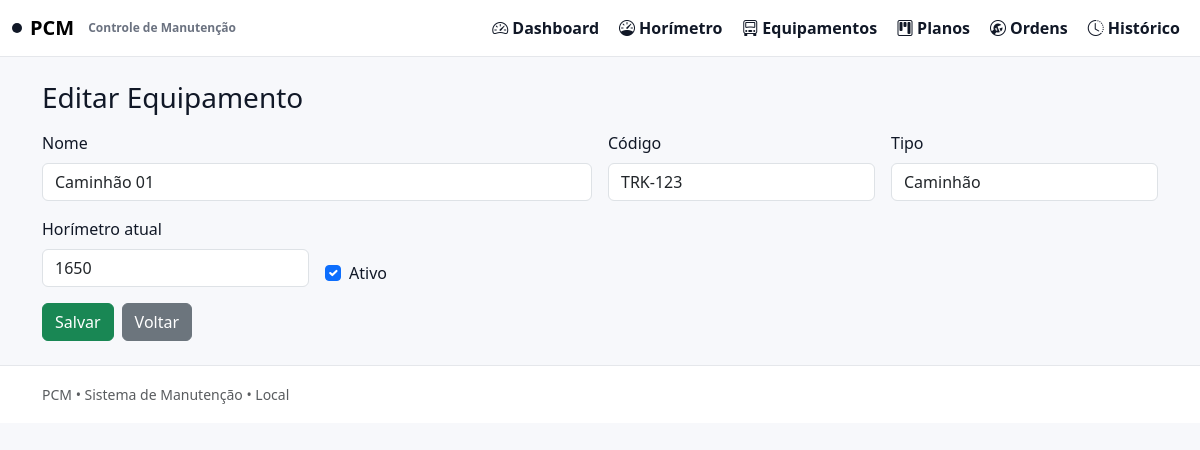
/equipamentos/1/editar, run on an earlier commit of the app's database.
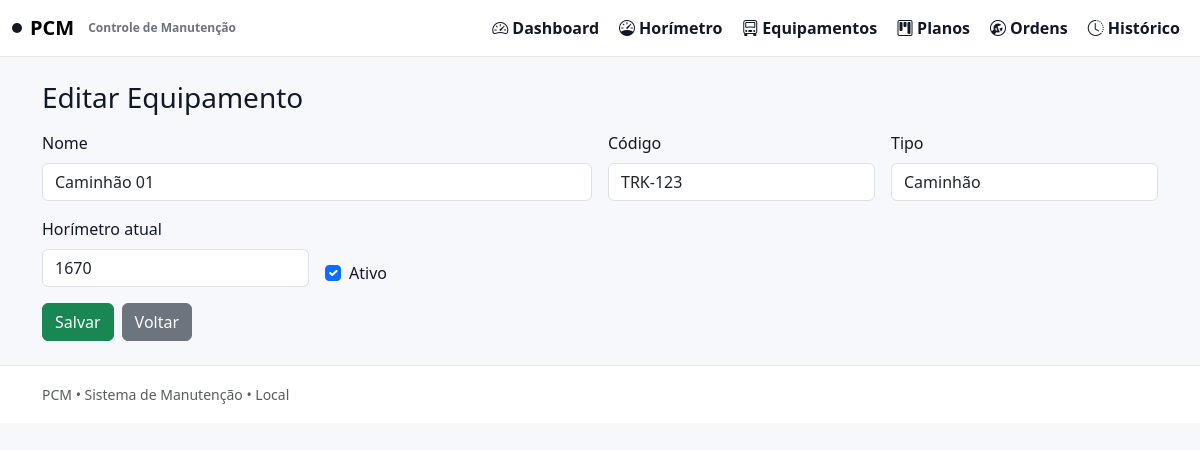
And on a later commit of the database.
### models.py (models this page shows, shortened)
class Equipment(db.Model):
    __tablename__ = "equipamentos"
    id = db.Column(db.Integer, primary_key=True)
    nome = db.Column(db.String(120), nullable=False)
    codigo = db.Column(db.String(60), nullable=False, unique=True)  # TAG
    tipo = db.Column(db.String(60), nullable=True)
    horimetro_atual = db.Column(db.Integer, nullable=False, default=0)
    ativo = db.Column(db.Boolean, nullable=False, default=True)
    created_at = db.Column(db.DateTime, nullable=False, default=datetime.utcnow)

### app.py (the view, shortened to what this page needs)
    @app.route("/equipamentos/<int:equip_id>/editar", methods=["GET", "POST"])
    def equipamento_editar(equip_id):
        item = Equipment.query.get_or_404(equip_id)
        return render_template("equipamento_form.html", item=item)

### templates/equipamento_form.html
{% extends "base.html" %}
{% block content %}
<h3>{{ 'Editar' if item else 'Novo' }} Equipamento</h3>
<form method="post" class="mt-3">
  <div class="row g-3">
    <div class="col-md-6">
      <label class="form-label">Nome</label>
      <input class="form-control" name="nome" value="{{ item.nome if item else '' }}" required>
    </div>
    <div class="col-md-3">
      <label class="form-label">Código</label>
      <input class="form-control" name="codigo" value="{{ item.codigo if item else '' }}" required>
    </div>
    <div class="col-md-3">
      <label class="form-label">Tipo</label>
      <input class="form-control" name="tipo" value="{{ item.tipo if item else '' }}">
    </div>
    <div class="col-md-3">
      <label class="form-label">Horímetro atual</label>
      <input class="form-control" type="number" name="horimetro_atual" value="{{ item.horimetro_atual if item else 0 }}">
    </div>
    <div class="col-md-3 d-flex align-items-end">
      <div class="form-check">
        <input class="form-check-input" type="checkbox" name="ativo" id="ativo" {% if item is none or item.ativo %}checked{% endif %}>
        <label class="form-check-label" for="ativo">Ativo</label>
      </div>
    </div>
  </div>
  <div class="mt-3 d-flex gap-2">
    <button class="btn btn-success" type="submit">Salvar</button>
    <a class="btn btn-secondary" href="{{ url_for('equipamentos') }}">Voltar</a>
  </div>
</form>
{% endblock %}

What changed in the data, as far as the page shows it:
changed Equipment "Caminhão 01": horimetro_atual "1650" → "1670"
